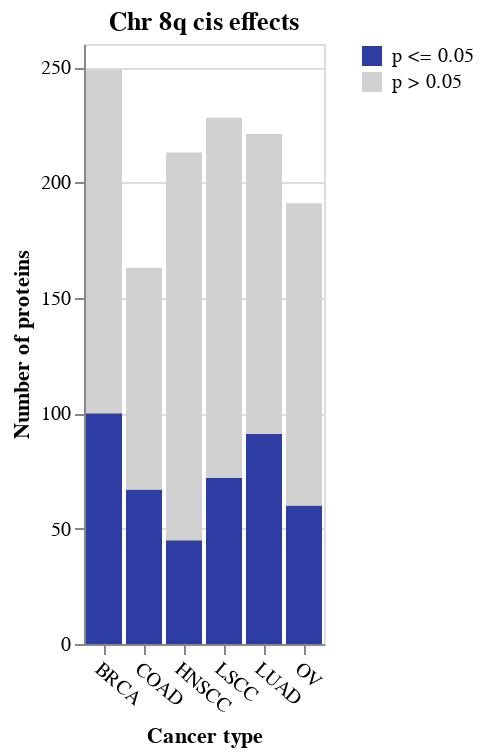

Notebook cell for this chart:
### Markdown cell above
## Select the proteins with a significant change, and take a detour to make some plots

### Code cell
prots = ttest_results[ttest_results["adj_p"] <= 0.05].reset_index(drop=True)
prots_cts = prots.groupby("cancer_type").count()[["protein"]]

fail_prots = ttest_results[ttest_results["adj_p"] > 0.05].reset_index(drop=True)
fail_cts = fail_prots.groupby("cancer_type").count()[["protein"]]

prots_cts.insert(0, "count_type", "p <= 0.05")
fail_cts.insert(0, "count_type", "p > 0.05")

counts = prots_cts.\
append(fail_cts).\
sort_index().\
reset_index(drop=False)

counts = counts.\
assign(
    cancer_type=counts["cancer_type"].replace({
        "colon": "coad",
        "ovarian": "ov",
    }).str.upper(),
)

cis_effects_barchart = alt.Chart(counts).mark_bar().encode(
    x=alt.X(
        "cancer_type",
        axis=alt.Axis(
            title="Cancer type",
            labelAngle=40,
        ),
    ),
    y=alt.Y(
        "protein",
        axis=alt.Axis(
            title="Number of proteins"
        ),
    ),
    color=alt.Color(
        "count_type",
        title=None,
        scale=alt.Scale(
            domain=["p <= 0.05", "p > 0.05"],
            range=["#2d3da4", "#d1d1d1"]
        ),
    ),
    order=alt.Order(
        "count_type",
        sort="ascending",
    ),
).properties(
    title=f"Chr {CHROMOSOME}{ARM} {CIS_OR_TRANS} effects"
).configure_title(
    anchor="middle"
)

cis_effects_barchart

### Figure 1 — Vega-Lite specification as saved in the notebook (floating-point values rounded to 4 significant figures)
{"config": {"view": {"continuousWidth": 400, "continuousHeight": 300}, "title": {"anchor": "middle"}}, "data": {"name": "data-2d41b08bf5b121e5c45c9768bd91bc66"}, "mark": "bar", "encoding": {"color": {"field": "count_type", "scale": {"domain": ["p <= 0.05", "p > 0.05"], "range": ["#2d3da4", "#d1d1d1"]}, "title": null, "type": "nominal"}, "order": {"field": "count_type", "sort": "ascending", "type": "nominal"}, "x": {"axis": {"labelAngle": 40, "title": "Cancer type"}, "field": "cancer_type", "type": "nominal"}, "y": {"axis": {"title": "Number of proteins"}, "field": "protein", "type": "quantitative"}}, "title": "Chr 8q cis effects", "$schema": "https://vega.github.io/schema/vega-lite/v4.17.0.json", "datasets": {"data-2d41b08bf5b121e5c45c9768bd91bc66": [{"cancer_type": "BRCA", "count_type": "p <= 0.05", "protein": 100}, {"cancer_type": "BRCA", "count_type": "p > 0.05", "protein": 149}, {"cancer_type": "COAD", "count_type": "p <= 0.05", "protein": 67}, {"cancer_type": "COAD", "count_type": "p > 0.05", "protein": 96}, {"cancer_type": "HNSCC", "count_type": "p <= 0.05", "protein": 45}, {"cancer_type": "HNSCC", "count_type": "p > 0.05", "protein": 168}, {"cancer_type": "LSCC", "count_type": "p <= 0.05", "protein": 72}, {"cancer_type": "LSCC", "count_type": "p > 0.05", "protein": 156}, {"cancer_type": "LUAD", "count_type": "p <= 0.05", "protein": 91}, {"cancer_type": "LUAD", "count_type": "p > 0.05", "protein": 130}, {"cancer_type": "OV", "count_type": "p <= 0.05", "protein": 60}, {"cancer_type": "OV", "count_type": "p > 0.05", "protein": 131}]}}
